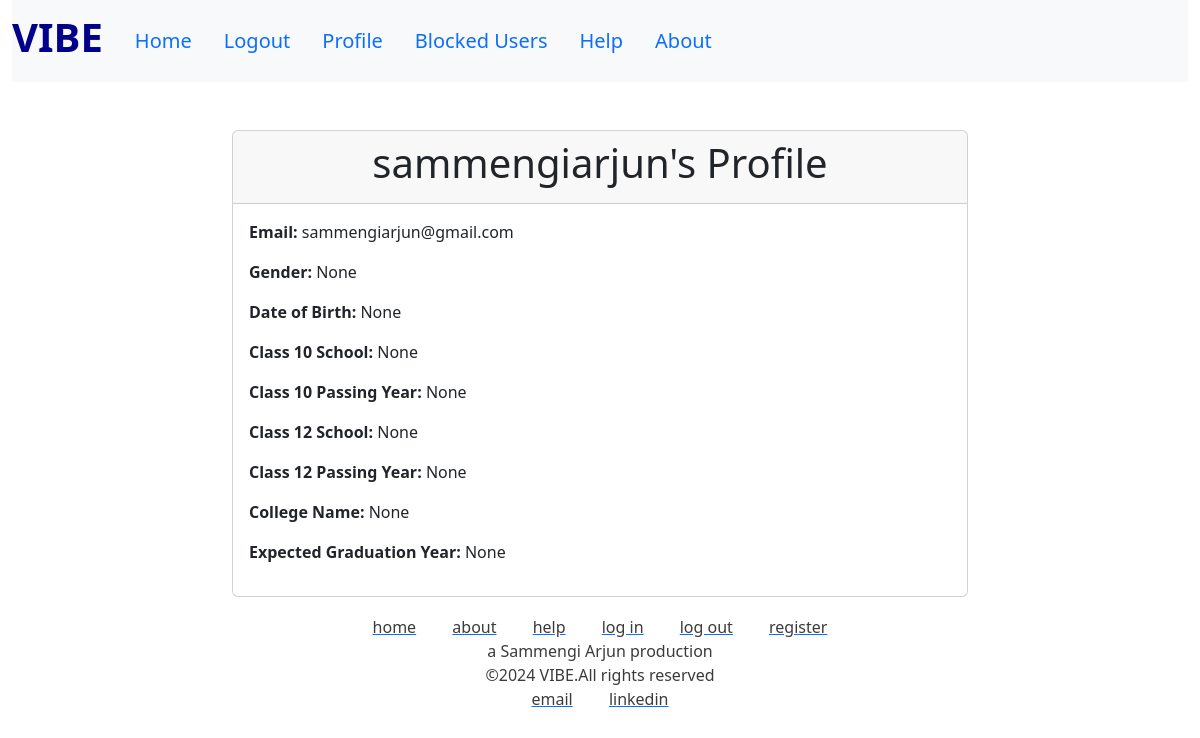
The page /profile/ (signed in) on the database its author committed.
### vibeapp/models.py (models this page shows)
class CustomUser(AbstractUser):
    GENDER_CHOICES = [
        ('M', 'Male'),
        ('F', 'Female'),
        ('O', 'Other'),
    ]
    date_of_birth = models.DateField(null=True, blank=True)
    gender = models.CharField(max_length=1, choices=GENDER_CHOICES, null=True, blank=True)
    class_10_school = models.CharField(max_length=255, null=True, blank=True)
    class_10_passing_year = models.IntegerField(null=True, blank=True)
    class_12_school = models.CharField(max_length=255, null=True, blank=True)
    class_12_passing_year = models.IntegerField(null=True, blank=True)
    college_name = models.CharField(max_length=255, null=True, blank=True)
    expected_graduation_year = models.IntegerField(null=True, blank=True)
    groups = models.ManyToManyField(
        "auth.Group",
        verbose_name="groups",
        blank=True,
        related_name="custom_user_set",
        related_query_name="user",
    )
    user_permissions = models.ManyToManyField(
        "auth.Permission",
        verbose_name="user permissions",
        blank=True,
        related_name="custom_user_set",
        related_query_name="user",
    )

### vibeapp/views.py (the view)
# urls.py: path('profile/', views.view_profile, name='view_profile'),
@login_required
def view_profile(request):
    return render(request, 'view_profile.html', {'user': request.user})

### vibeapp/templates/view_profile.html (shortened to what this page needs)
{% extends 'home.html' %}
{% block body %}
<div class="container mt-5">
    <div class="row justify-content-center">
        <div class="col-md-8">
            <div class="card">
                <div class="card-header text-center">
                    <h1>{{ user.username }}'s Profile</h1>
                </div>
                <div class="card-body">
                    <p><strong>Email:</strong> {{ user.email }}</p>
                    <p><strong>Gender:</strong> {{ user.get_gender_display }}</p>
                    <p><strong>Date of Birth:</strong> {{ user.date_of_birth }}</p>
                    <p><strong>Class 10 School:</strong> {{ user.class_10_school }}</p>
                    <p><strong>Class 10 Passing Year:</strong> {{ user.class_10_passing_year }}</p>
                    <p><strong>Class 12 School:</strong> {{ user.class_12_school }}</p>
                    <p><strong>Class 12 Passing Year:</strong> {{ user.class_12_passing_year }}</p>
                    <p><strong>College Name:</strong> {{ user.college_name }}</p>
                    <p><strong>Expected Graduation Year:</strong> {{ user.expected_graduation_year }}</p>
                </div>
            </div>
        </div>
    </div>
</div>
{% endblock %}

### vibeapp/templates/home.html (shortened to what this page needs)
{% load static %}
<!DOCTYPE html>
<html lang="en">
<head>
    <link href="https://cdn.jsdelivr.net/npm/bootstrap@5.3.2/dist/css/bootstrap.min.css" rel="stylesheet">
    <link rel="stylesheet" href="{% static 'styles.css' %}">
</head>
<body>
    <div class="container-fluid">
        <div class="row">
            <div class="col">
                <nav class="navbar navbar-expand-lg navbar-light bg-light">
                    <a class="navbar-brand" href=""><h1 class="brand">VIBE</h1></a>
                    <div class="collapse navbar-collapse" id="navbarSupportedContent">
                        <ul class="nav">
                            <li class="nav-item">
                                <a class="nav-link" href="{% url 'home' %}"><h5>Home</h5></a>
                            </li>
                            {% if user.is_authenticated %}
                            <li class="nav-item">
                                <a class="nav-link" href="{% url 'logout' %}"><h5>Logout</h5></a>
                            </li>
                            <li class="nav-item">
                                <a class="nav-link" href="{% url 'view_profile' %}"><h5>Profile</h5></a>
                            </li>
                            <li class="nav-item">
                                <a class="nav-link" href="{% url 'blocked_users_list' %}"><h5>Blocked Users</h5></a>
                            </li>
                            <li class="nav-item">
                                <a class="nav-link" href="{% url 'help' %}"><h5>Help</h5></a>
                            </li>
                            <li class="nav-item">
                                <a class="nav-link" href="{% url 'about' %}"><h5>About</h5></a>
                            </li>
                            {% endif %}
                        </ul>
                    </div>
                </nav>
            </div>
        </div>
    </div>
    {% block body %}{% endblock %}
    <footer>
        <div class="footerone">
            <a href="{% url 'home'%}"><p>home</p></a>
            <a href="{% url 'about'%}"><p>about</p></a>
            <a href="{% url 'help'%}"><p>help</p></a>
            <a href="{% url 'login'%}"><p>log in</p></a>
            <a href="{% url 'logout'%}"><p>log out</p></a>
            <a href="{% url 'register'%}"><p>register</p></a>
        </div>
        <div class="footertwo">
            <p>a Sammengi Arjun production</p>
        </div>
        <div class="footerthree">
            <p>&copy;2024 VIBE.All rights reserved</p>
        </div>
        <div class="footerfour">
            <a href="mailto:sammengiarjun@gmail.com"><p>email</p></a>
            <a href="https://www.linkedin.com/in/arjun-sammengi-4108a3269/"><p>linkedin</p></a>
        </div>
    </footer>
</body>
</html>

### vibeapp/static/styles.css (style rules this page uses)
.brand { color: darkblue; font-weight: bolder; }
footer { margin-top: 1.5%; align-items: center; }
.footerone,.footertwo,.footerthree,.footerfour { display: block; text-align: center; padding: 0%; margin: 0; }
footer p { display: inline; text-align: center; text-decoration: none; padding: 0.5em; margin: 0 0.5em; color: rgb(59, 59, 59); }

### vibeapp/templates/home.html (style rules this page uses)
.nav-link h5 { margin: 0; }

### rows shown on the page
CustomUser: username "sammengiarjun", email "sammengiarjun@gmail.com", gender "None", date_of_birth "None", class_10_school "None", class_10_passing_year "None", class_12_school "None", class_12_passing_year "None", college_name "None", expected_graduation_year "None"
